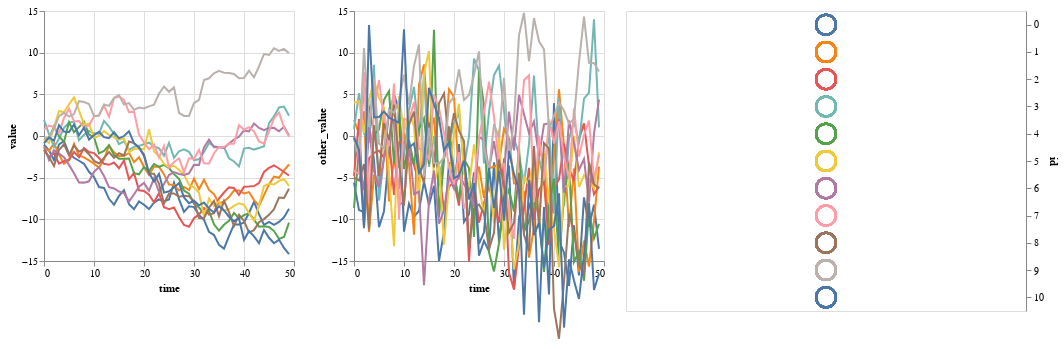

Source (notebook cell):
### Code cell
data['other_value'] = data['value'] + np.random.normal(0, 5, size=len(data))
data = data[data.id < 11]

selector = alt.selection_single(empty='all', fields=['id'], on='click')

base = alt.Chart(data).properties(
    width=250,
    height=250
).add_selection(selector)


timeseries1 = base.mark_line(strokeWidth=2).encode(
    x='time',
    y=alt.Y('value', scale=alt.Scale(domain=(-15, 15))),
    color=alt.Color('id:N', legend=None)
).transform_filter(
    selector
)

timeseries2 = base.mark_line(strokeWidth=2).encode(
    x='time',
    y=alt.Y('other_value', scale=alt.Scale(domain=(-15, 15))),
    color=alt.Color('id:N', legend=None) 
).transform_filter(
    selector
)

color = alt.condition(selector,
                      alt.Color('id:N', legend=None, ),
                      alt.value('lightgray'))


legend = alt.Chart(data).mark_point(size=400).encode(
    y=alt.Y('id:N', axis=alt.Axis(orient='right')),
    color=color
).add_selection(
    selector
)

timeseries1 | timeseries2 | legend

### Figure 1 — Vega-Lite specification as saved in the notebook (floating-point values rounded to 4 significant figures; data arrays with more than 128 entries replaced by an {"elided": "..."} marker saying what was removed)
{"$schema": "https://vega.github.io/schema/vega-lite/v2.6.0.json", "config": {"view": {"height": 300, "width": 400}}, "datasets": {"data-f06b94b3ea1738ca22b23d48614383e9": {"elided": "550 records"}}, "hconcat": [{"data": {"name": "data-f06b94b3ea1738ca22b23d48614383e9"}, "encoding": {"color": {"field": "id", "legend": null, "type": "nominal"}, "x": {"field": "time", "type": "quantitative"}, "y": {"field": "value", "scale": {"domain": [-15, 15]}, "type": "quantitative"}}, "height": 250, "mark": {"strokeWidth": 2, "type": "line"}, "selection": {"selector014": {"empty": "all", "fields": ["id"], "on": "click", "resolve": "global", "type": "single"}}, "transform": [{"filter": {"selection": "selector014"}}], "width": 250}, {"data": {"name": "data-f06b94b3ea1738ca22b23d48614383e9"}, "encoding": {"color": {"field": "id", "legend": null, "type": "nominal"}, "x": {"field": "time", "type": "quantitative"}, "y": {"field": "other_value", "scale": {"domain": [-15, 15]}, "type": "quantitative"}}, "height": 250, "mark": {"strokeWidth": 2, "type": "line"}, "selection": {"selector014": {"empty": "all", "fields": ["id"], "on": "click", "resolve": "global", "type": "single"}}, "transform": [{"filter": {"selection": "selector014"}}], "width": 250}, {"data": {"name": "data-f06b94b3ea1738ca22b23d48614383e9"}, "encoding": {"color": {"condition": {"field": "id", "legend": null, "selection": "selector014", "type": "nominal"}, "value": "lightgray"}, "y": {"axis": {"orient": "right"}, "field": "id", "type": "nominal"}}, "mark": {"size": 400, "type": "point"}, "selection": {"selector014": {"empty": "all", "fields": ["id"], "on": "click", "resolve": "global", "type": "single"}}}]}
